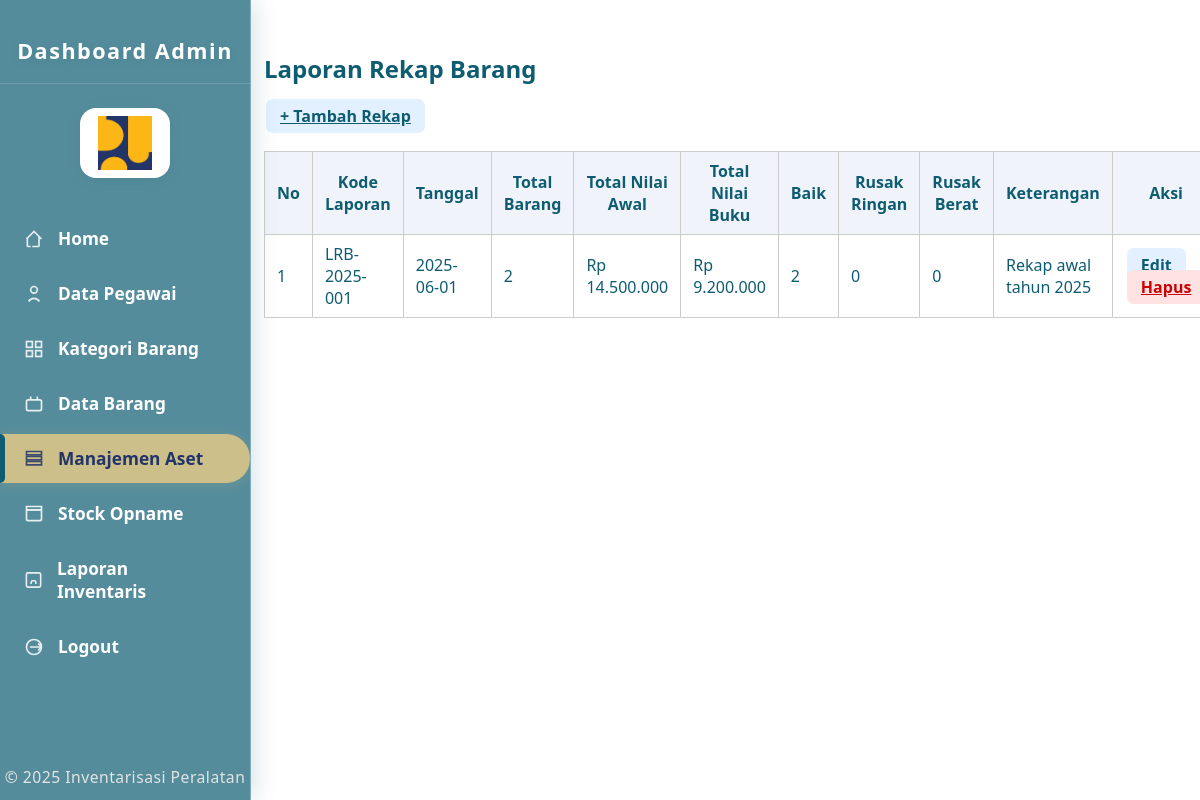
Page /admin/manajemen/laporan_rekap.php (signed in) on the committed database.
### tables this page shows
CREATE TABLE `laporan_rekap_barang` (
  `kode_laporan` varchar(30) NOT NULL,
  `tanggal_laporan` date NOT NULL,
  `total_barang` int(11) DEFAULT NULL,
  `total_nilai_awal` decimal(18,2) DEFAULT NULL,
  `total_nilai_buku` decimal(18,2) DEFAULT NULL,
  `total_baik` int(11) DEFAULT NULL,
  `total_rusak_ringan` int(11) DEFAULT NULL,
  `total_rusak_berat` int(11) DEFAULT NULL,
  `keterangan` text DEFAULT NULL
);

### admin/manajemen/laporan_rekap.php (the view, shortened to what this page needs)
<?php
include_once __DIR__ . '/../../include/Sidebar.php';
require_once __DIR__ . '/../../include/koneksi.php';
$rekap = $conn->query("SELECT * FROM laporan_rekap_barang ORDER BY tanggal_laporan DESC");
?>
<!DOCTYPE html>
<html lang="id">
<head>
    <link rel="stylesheet" href="../../style.css">
</head>
<body>
<?php include_once __DIR__ . '/../../include/Sidebar.php'; ?>
<div class="main-content">
    <h2>Laporan Rekap Barang</h2>
    <a href="laporan_rekap_tambah.php" class="action-btn action-edit">+ Tambah Rekap</a>
    <table>
        <thead>
            <tr>
                <th>No</th>
                <th>Kode Laporan</th>
                <th>Tanggal</th>
                <th>Total Barang</th>
                <th>Total Nilai Awal</th>
                <th>Total Nilai Buku</th>
                <th>Baik</th>
                <th>Rusak Ringan</th>
                <th>Rusak Berat</th>
                <th>Keterangan</th>
                <th>Aksi</th>
            </tr>
        </thead>
        <tbody>
        <?php $no=1; while($r = $rekap->fetch_assoc()): ?>
            <tr>
                <td><?= $no++ ?></td>
                <td><?= htmlspecialchars($r['kode_laporan']) ?></td>
                <td><?= htmlspecialchars($r['tanggal_laporan']) ?></td>
                <td><?= number_format($r['total_barang']) ?></td>
                <td>Rp <?= number_format($r['total_nilai_awal'],0,',','.') ?></td>
                <td>Rp <?= number_format($r['total_nilai_buku'],0,',','.') ?></td>
                <td><?= number_format($r['total_baik']) ?></td>
                <td><?= number_format($r['total_rusak_ringan']) ?></td>
                <td><?= number_format($r['total_rusak_berat']) ?></td>
                <td><?= htmlspecialchars($r['keterangan']) ?></td>
                <td>
                    <a href="laporan_rekap_edit.php?kode=<?= urlencode($r['kode_laporan']) ?>" class="action-btn action-edit">Edit</a>
                    <a href="laporan_rekap_hapus.php?kode=<?= urlencode($r['kode_laporan']) ?>" class="action-btn action-del" onclick="return confirm('Yakin hapus data?')">Hapus</a>
                </td>
            </tr>
        <?php endwhile; ?>
        </tbody>
    </table>
</div>
</body>
</html>

### style.css (style rules this page uses)
html, body { height: 100%; }
body { font-family: 'Segoe UI', Arial, sans-serif; margin: 0; background: #fff; color: #0E5C71; padding-bottom: 54px; box-sizing: border-box; min-height: 100vh; display: flex; flex-direction: column; }

### admin/manajemen/laporan_rekap.php (style rules this page uses)
.main-content { margin-left: 240px; padding: 32px 24px; }
table { width: 100%; border-collapse: collapse; margin-top: 24px; }
th, td { border: 1px solid #ccc; padding: 8px 12px; }
th { background: #f0f4fa; }
.action-btn { padding: 6px 14px; border-radius: 7px; font-weight: 600; border: none; cursor: pointer; margin: 0 2px; }
.action-edit { background: #e3f0ff; color: #0E5C71; }
.action-del { background: #ffe3e3; color: #c00; }

### rows in the picture
laporan_rekap_barang: kode_laporan "LRB-2025-001", tanggal_laporan "2025-06-01", total_barang "2", total_nilai_awal "14.500.000", total_nilai_buku "9.200.000", total_baik "2", total_rusak_ringan "0", total_rusak_berat "0", keterangan "Rekap awal tahun 2025"
